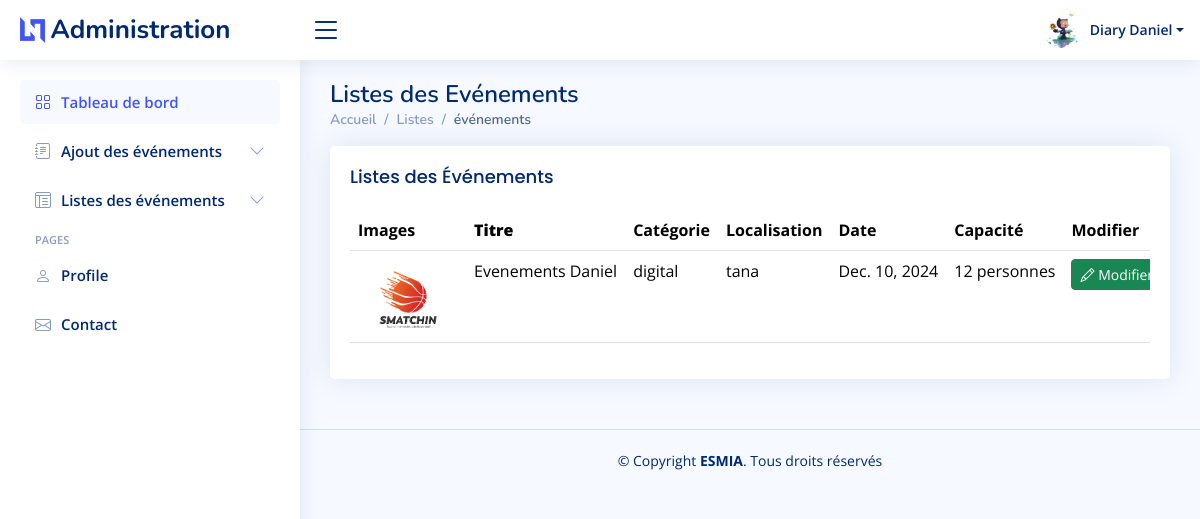
Screenshot of /administration/Liste-evenements/ (signed in) with the database file from the repository.
### app/models.py (models this page shows, shortened)
class Event(models.Model):
    user = models.ForeignKey(User, on_delete=models.CASCADE, related_name='events')
    category = models.CharField(max_length=100)
    title = models.CharField(max_length=100)
    description_court = models.TextField()
    description_longue = models.TextField()
    location = models.CharField(max_length=200)
    date = models.DateField()
    capacity = models.IntegerField()
    program = models.TextField()
    image = models.ImageField(upload_to='Evenements/')

### app/views.py (the view)
# urls.py: path('administration/Liste-evenements/', liste_evenements, name='liste_evenements'),
@login_required
def liste_evenements(request):
    events = Event.objects.filter(user=request.user)
    return render(request, 'admin/layouts/liste_evenements.html', {'events': events})

### app/templates/admin/layouts/liste_evenements.html (shortened to what this page needs)
{% include 'layouts/admin/head_admin.html'%}
<body>
  {% include 'layouts/admin/header_admin.html'%}
  {% include 'layouts/admin/sidebar_admin.html'%}
  <main id="main" class="main">
    <div class="pagetitle">
      <h1>Listes des Evénements</h1>
      <nav>
        <ol class="breadcrumb">
          <li class="breadcrumb-item"><a href="{% url 'administration' %}">Accueil</a></li>
          <li class="breadcrumb-item">Listes</li>
          <li class="breadcrumb-item active">événements</li>
        </ol>
      </nav>
    </div>
    <section class="section">
        <div class="row">
            <div class="col-lg-12">
                <div class="card">
                    <div class="card-body">
                        <h5 class="card-title">Listes des Événements</h5>
                        <div class="table-responsive">
                        <table class="table datatable">
                        <thead>
                            <tr>
                                <th>Images</th>
                                <th><b>Titre</b></th>
                                <th>Catégorie</th>
                                <th>Localisation</th>
                                <th data-type="date" data-format="YYYY/DD/MM">Date</th>
                                <th>Capacité</th>
                                <th>Modifier</th>
                            </tr>
                        </thead>
                        <tbody>
                            {% for event in events %}
                            <tr>
                                <td>
                                    {% if event.image %}
                                        <img src="{{ event.image.url }}" alt="Image de l'événement" style="max-width: 100px; max-height: 100px;">
                                    {% else %}
                                        Pas d'image
                                    {% endif %}
                                </td>
                                <td>{{ event.title }}</td>
                                <td>{{ event.category }}</td>
                                <td>{{ event.location }}</td>
                                <td>{{ event.date }}</td>
                                <td>{{ event.capacity }} <span>personnes</span></td>
                                <td>
                                    <a href="{% url 'edit_event' event.id %}" class="btn btn-success btn-sm">
                                        <i class="bi bi-pencil"></i> Modifier
                                    </a>
                                </td>
                            </tr>
                            {% empty %}
                            <tr>
                                <td colspan="8">Aucun événement trouvé.</td>
                            </tr>
                            {% endfor %}
                        </tbody>
                        </table>
                        </div>
                    </div>
                </div>
            </div>
        </div>
    </section>
  </main>
  {% include 'layouts/admin/footer_admin.html'%}
</body>
</html>

### app/templates/layouts/admin/header_admin.html (shortened to what this page needs)
  <header id="header" class="header fixed-top d-flex align-items-center">
    <div class="d-flex align-items-center justify-content-between">
      <a href="#" class="logo d-flex align-items-center">
        {%load static %}
        <img src="{% static 'assets/img/logo.png'%}" alt="">
        <span class="d-none d-lg-block">Administration</span>
      </a>
      <i class="bi bi-list toggle-sidebar-btn"></i>
    </div>
    <nav class="header-nav ms-auto">
  <ul class="d-flex align-items-center">
    <li class="nav-item dropdown pe-3">
      <a class="nav-link nav-profile d-flex align-items-center pe-0" href="#" data-bs-toggle="dropdown">
        {% load static %}
        <img src="{% if user.profile.image %}{{ user.profile.image.url }}{% else %}{% static 'assets2/img/images.jpg' %}{% endif %}" alt="Profile" class="rounded-circle">
        <span class="d-none d-md-block dropdown-toggle ps-2">{{ user.first_name }} {{ user.last_name }}</span>
      </a>
    </li>
  </ul>
</nav>
  </header>

### app/static/assets2/css/style.css (style rules this page uses)
:root { scroll-behavior: smooth; }
body { font-family: "Open Sans", sans-serif; background: #f6f9ff; color: #444444; }
a { color: #4154f1; text-decoration: none; }
h1, h2, h3, h4, h5, h6 { font-family: "Nunito", sans-serif; }
#main { margin-top: 60px; padding: 20px 30px; transition: all 0.3s; }
.pagetitle { margin-bottom: 10px; }
.pagetitle h1 { font-size: 24px; margin-bottom: 0; font-weight: 600; color: #012970; }
.card { margin-bottom: 30px; border: none; border-radius: 5px; box-shadow: 0px 0 30px rgba(1, 41, 112, 0.1); }
.card-title { padding: 20px 0 15px 0; font-size: 18px; font-weight: 500; color: #012970; font-family: "Poppins", sans-serif; }
.card-body { padding: 0 20px 20px 20px; }
.breadcrumb { font-size: 14px; font-family: "Nunito", sans-serif; color: #899bbd; font-weight: 600; }
.breadcrumb a { color: #899bbd; transition: 0.3s; }
.breadcrumb .breadcrumb-item::before { color: #899bbd; }
.breadcrumb .active { color: #51678f; font-weight: 600; }
.logo { line-height: 1; }
@media (min-width: 1200px) { .logo { width: 280px; } }
.logo img { max-height: 26px; margin-right: 6px; }
.logo span { font-size: 26px; font-weight: 700; color: #012970; font-family: "Nunito", sans-serif; }
.header { transition: all 0.5s; z-index: 997; height: 60px; box-shadow: 0px 2px 20px rgba(1, 41, 112, 0.1); background-color: #fff; padding-left: 20px; }
.header .toggle-sidebar-btn { font-size: 32px; padding-left: 10px; cursor: pointer; color: #012970; }
.header-nav ul { list-style: none; }
.header-nav>ul { margin: 0; padding: 0; }
.header-nav .nav-profile { color: #012970; }
.header-nav .nav-profile img { max-height: 36px; }
.header-nav .nav-profile span { font-size: 14px; font-weight: 600; }
@media (min-width: 1200px) { #main, #footer { margin-left: 300px; } }

### app/templates/admin/layouts/liste_evenements.html (style rules this page uses)
.table img { max-width: 100%; height: auto; }
.table td, .table th { white-space: nowrap; }

### rows the page displays
Event: image (picture), title "Evenements Daniel", category "digital", location "tana", date "Dec. 10, 2024", capacity "12"

### other values shown
{{ user.first_name }} "Diary"
{{ user.last_name }} "Daniel"
